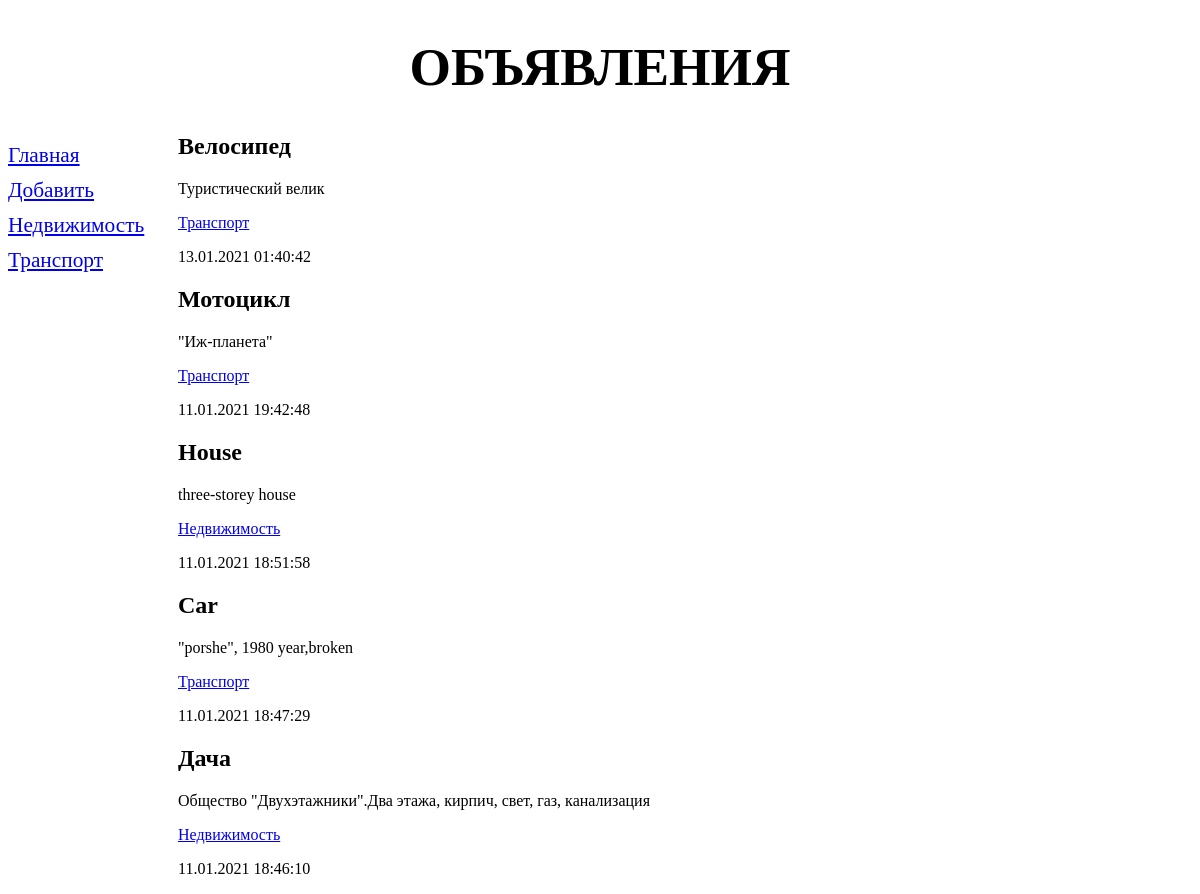
/bboard/, run on the app's committed database.
### bboard/models.py (models this page shows, shortened)
class Rubric(models.Model):
    name = models.CharField(max_length=50, db_index=True, verbose_name='Название')
    class Meta:
        verbose_name_plural = 'Рубрики'
        verbose_name = 'Рубрика'
        ordering = ['name']

class Bb(models.Model):
    title = models.CharField(max_length=50, verbose_name="Товар")
    content = models.TextField(null=True, blank=True, verbose_name='Описание')
    price = models.FloatField(null=True, blank=True, verbose_name='Цена')
    published = models.DateTimeField(auto_now_add=True, db_index=True, verbose_name='Опубликовано')
    rubric = models.ForeignKey('Rubric', null=True, on_delete=models.PROTECT, verbose_name='Рубрика')
    class Meta:
        verbose_name_plural = 'Объявления'
        verbose_name = 'Объявление'
        ordering = ['-published']

### bboard/views.py (the view)
# urls.py: path('', index, name="index"),
def index(request):
    bbs = Bb.objects.all()
    rubrics = Rubric.objects.all()
    context = {'bbs': bbs,
               'rubrics': rubrics
               }
    return render(request, 'bboard/index.html', context)

### bboard/templates/bboard/index.html
{% extends 'layout/basic.html' %}
{% block content %}
{% for bb in bbs %}
<div>
    <h2>{{ bb.title }}</h2>
    <p>{{ bb.content }}</p>
    <p><a href="{% url 'by_rubric' bb.rubric.pk %}">{{ bb.rubric.name }}</a> </p>
    <p>{{ bb.published|date:'d.m.Y H:i:s' }}</p>
</div>
{% endfor %}
{% endblock %}

### bboard/templates/layout/basic.html (shortened to what this page needs)
{% load static %}
<!DOCTYPE html>
<html lang="ru">
<head>
    <link rel="stylesheet" type="text/css" href="{% static 'bboard/style.css' %}">
</head>
<body>
    <header>
        <h1>Объявления</h1>
    </header>
    <nav>
        <a href="{% url 'index' %}">Главная</a>
        <a href="{% url 'add' %}">Добавить</a>
        {% for rubric in rubrics %}
        <a href="{% url 'by_rubric' rubric.pk %}">{{ rubric.name }}</a>
        {% endfor %}
    </nav>
    <section>
        {% block content %}
        {% endblock %}
    </section>
</body>
</html>

### bboard/static/bboard/style.css (style rules this page uses)
header h1 { font-size: 40pt; text-transform: uppercase; text-align: center; }
nav { font-size: 16pt; width: 150px; float: left; }
nav a { display: block; margin: 10px 0px; }
section { margin-left: 170px; }

### data on the page
Rubric: name "Недвижимость"
Rubric: name "Транспорт"
Bb: title "Велосипед", content "Туристический велик", rubric.name "Транспорт", published "13.01.2021 01:40:42"
Bb: title "Мотоцикл", content "\"Иж-планета\"", rubric.name "Транспорт", published "11.01.2021 19:42:48"
Bb: title "House", content "three-storey house", rubric.name "Недвижимость", published "11.01.2021 18:51:58"
Bb: title "Car", content "\"porshe\", 1980 year,broken", rubric.name "Транспорт", published "11.01.2021 18:47:29"
Bb: title "Дача", content "Общество \"Двухэтажники\".Два этажа, кирпич, свет, газ, канализация", rubric.name "Недвижимость", published "11.01.2021 18:46:10"
